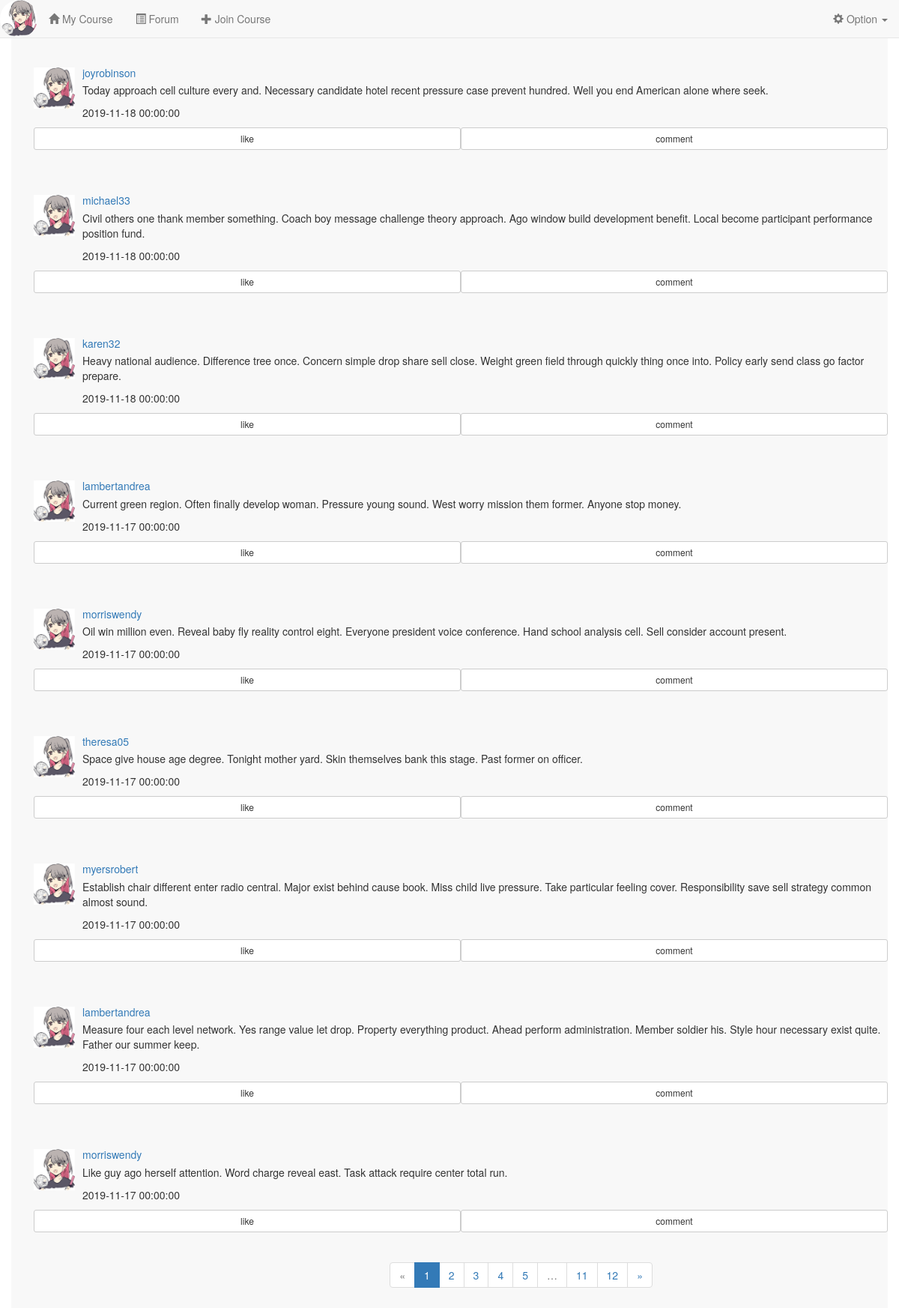
The app's page /forum/ with its own data.
### app/models.py (models this page shows, shortened)
class Post(db.Model):
    __tablename__ = 'posts'
    id = db.Column(db.Integer, primary_key=True)
    body = db.Column(db.Text) #动态内容
    body_html = db.Column(db.Text) #内容的html富文本形式
    timestamp = db.Column(db.DateTime, index=True, default=datetime.utcnow) #动态发布的时间戳
    author_id = db.Column(db.Integer, db.ForeignKey('users.id')) #作者id
    comments = db.relationship('Comment', backref='post', lazy='dynamic') #该动态对应的评论

class User(UserMixin, db.Model):
    __tablename__ = 'users'
    id = db.Column(db.Integer, primary_key=True)
    name = db.Column(db.String(64)) #真实姓名(不同于用户名)
    location = db.Column(db.String(64)) #位置
    about_me = db.Column(db.Text()) #个人介绍
    member_since = db.Column(db.DateTime(), default=datetime.utcnow)    #注册时间
    last_seen = db.Column(db.DateTime(), default=datetime.utcnow)   #最后一次访问的时间
    email = db.Column(db.String(64), unique=True, index=True)   #电子邮箱
    nickname = db.Column(db.String(64))    #昵称
    role_id = db.Column(db.Integer, db.ForeignKey('roles.id'))  #角色id
    password_hash = db.Column(db.String(128))   #密码hash
    confirmed = db.Column(db.Boolean, default=False)    #是否已经确认账户
    headicon_url = db.Column(db.String(64)) #头像图标的url
    student = db.relationship('Student', backref='user', uselist=False) #通过Student的user字段拿到用户信息
    teacher = db.relationship('Teacher', backref='user', uselist=False) #通过Teacher的user字段拿到用户信息
    posts = db.relationship('Post', backref='author', lazy='dynamic') #该用户发布的动态
    followed = db.relationship('Follow',
                               foreign_keys=[Follow.follower_id],
                               backref=db.backref('follower', lazy='joined'),
                               lazy='dynamic',
                               cascade='all, delete-orphan')
    followers = db.relationship('Follow',
                               foreign_keys=[Follow.followed_id],
                               backref=db.backref('followed', lazy='joined'),
                               lazy='dynamic',
                               cascade='all, delete-orphan')
    comments = db.relationship('Comment', backref='author', lazy='dynamic') #该用户发表的评论
    @property
    def password(self):
        raise AttributeError('Password is not a readable attribute!')

### app/forum/views.py (the view)
@forum.route('/')
def index():
    page = request.args.get('page', 1, type=int)
    pagination = Post.query.order_by(Post.timestamp.desc()).paginate(
        page, per_page=current_app.config['FLASKY_COURSE_PER_PAGE'],
        error_out=False)
    posts = [item for item in pagination.items]
    return render_template('forum/index.html', posts=posts, pagination=pagination)

### app/auth/views.py (called while the page is built)
@auth.before_app_request
def before_request():
    if current_user.is_authenticated:
        current_user.ping()
        if not current_user.confirmed \
                and request.endpoint \
                and request.blueprint != 'auth' \
                and request.endpoint != 'static':
            return redirect(url_for('auth.unconfirmed'))

### app/main/__init__.py (called while the page is built)
@main.app_context_processor
def inject_permissions():
    return dict(Permission=Permission)

### app/templates/forum/index.html (shortened to what this page needs)
{% extends "/base.html" %}
{% import "/_macros.html" as macros %}
{% block content %}
<div class="container navbar-default" style="height:100%;padding-top:30px;">
    <div class="container">
        {% for each in posts %}
        <div style="padding-top:60px;padding-bottom:30px">
            <div class="media-left">
                <a href="#"><img src="{{ url_for('static', filename=('headicon/'+each.author.headicon_url)) }}" class="media-object" style="width:55px"></a>
            </div>
            <div class="media-body">
                <a href="#"><h5 class="media-heading">{{ each.author.nickname }}</h5></a>
                {% if each.body_html %}
                    {{ each.body_html | safe }}
                {% else %}
                    {{ each.body }}
                {% endif %}
                <p>{{ each.timestamp }}</p>
            </div>
            <button  type="button" class="btn btn-default btn-sm col-xs-6">like</button>
            <button  type="button" class="btn btn-default btn-sm col-xs-6">comment</button>
        </div>
        {% endfor %}
    </div>
        <div class="pagination" style="margin-left:43%">
            {{ macros.pagination_widget(pagination, 'forum.index') }}
        </div>
</div>
{% endblock %}

### app/templates/base.html (shortened to what this page needs)
{% extends "bootstrap/base.html" %}
{% block head %}
{{ super() }}
<link rel="stylesheet" href="https://cdn.staticfile.org/twitter-bootstrap/3.3.7/css/bootstrap.min.css">
{% endblock %}
{% block navbar %}
<nav class="navbar navbar-default navbar-fixed-top" >
    <div class="container-fluid">
        <div class="navbar-header">
            <div class="navbar-brand" style="padding:1%">
                <a href="{{ url_for('main.user', email=current_user.email) }}">
                    <img src="{{ url_for('static', filename='img/suki.jpg') }}" class="img-circle" style="height:100%;" />
                </a>
            </div>
        </div>
        <div class="collapse navbar-collapse" id="navbar-collapse">
            <ul class="nav navbar-nav" >
                <li><a href="{{ url_for('course.index') }}"><span class="glyphicon glyphicon-home"></span>&nbspMy Course</a></li>
                <li><a href="{{ url_for('forum.index') }}"><span class="glyphicon glyphicon-list-alt"></span>&nbspForum</a></li>
                <li><a href="{{ url_for('course.join_course') }}"><span class="glyphicon glyphicon-plus"></span>&nbspJoin Course</a></li>
            </ul>
            <ul class="nav navbar-nav navbar-right ">
                <li class="dropdown">
                    <a class="dropdown-toggle" data-toggle="dropdown" href="#">
                        <span class="glyphicon glyphicon-cog"></span>&nbspOption
                        <b class="caret"></b>
                    </a>
                </li>
            </ul>
        </div>
    </div>
</nav>
{% endblock %}

### app/templates/_macros.html
{% macro pagination_widget(pagination, endpoint, fragment='') %}
<ul class="pagination">
    <li{% if not pagination.has_prev %} class="disabled"{% endif %}>
        <a href="{% if pagination.has_prev %}{{ url_for(endpoint, page=pagination.prev_num, **kwargs) }}{{ fragment }}{% else %}#{% endif %}">
            &laquo;
        </a>
    </li>
    {% for p in pagination.iter_pages() %}
        {% if p %}
            {% if p == pagination.page %}
            <li class="active">
                <a href="{{ url_for(endpoint, page = p, **kwargs) }}{{ fragment }}">{{ p }}</a>
            </li>
            {% else %}
            <li>
                <a href="{{ url_for(endpoint, page = p, **kwargs) }}{{ fragment }}">{{ p }}</a>
            </li>
            {% endif %}
        {% else %}
        <li class="disabled"><a href="#">&hellip;</a></li>
        {% endif %}
    {% endfor %}
    <li{% if not pagination.has_next %} class="disabled"{% endif %}>
        <a href="{% if pagination.has_next %}{{ url_for(endpoint, page=pagination.next_num, **kwargs) }}{{ fragment }}{% else %}#{% endif %}">
            &raquo;
        </a>
    </li>
</ul>
{% endmacro %}

### records on screen
Post: headicon_url (placeholder picture), author.nickname "joyrobinson", body_html "Today approach cell culture every and. Necessary candidate hotel recent pressure case prevent hundred. Well you end American alone where seek.", timestamp "2019-11-18 00:00:00"
Post: headicon_url (placeholder picture), author.nickname "michael33", body_html "Civil others one thank member something. Coach boy message challenge theory approach. Ago window build development benefit. Local become participant performance position fund.", timestamp "2019-11-18 00:00:00"
Post: headicon_url (placeholder picture), author.nickname "karen32", body_html "Heavy national audience. Difference tree once. Concern simple drop share sell close. Weight green field through quickly thing once into. Policy early send class go factor prepare.", timestamp "2019-11-18 00:00:00"
Post: headicon_url (placeholder picture), author.nickname "lambertandrea", body_html "Current green region. Often finally develop woman. Pressure young sound. West worry mission them former. Anyone stop money.", timestamp "2019-11-17 00:00:00"
Post: headicon_url (placeholder picture), author.nickname "morriswendy", body_html "Oil win million even. Reveal baby fly reality control eight. Everyone president voice conference. Hand school analysis cell. Sell consider account present.", timestamp "2019-11-17 00:00:00"
Post: headicon_url (placeholder picture), author.nickname "theresa05", body_html "Space give house age degree. Tonight mother yard. Skin themselves bank this stage. Past former on officer.", timestamp "2019-11-17 00:00:00"
Post: headicon_url (placeholder picture), author.nickname "myersrobert", body_html "Establish chair different enter radio central. Major exist behind cause book. Miss child live pressure. Take particular feeling cover. Responsibility save sell strategy common almost sound.", timestamp "2019-11-17 00:00:00"
Post: headicon_url (placeholder picture), author.nickname "lambertandrea", body_html "Measure four each level network. Yes range value let drop. Property everything product. Ahead perform administration. Member soldier his. Style hour necessary exist quite. Father our summer keep.", timestamp "2019-11-17 00:00:00"
Post: headicon_url (placeholder picture), author.nickname "morriswendy", body_html "Like guy ago herself attention. Word charge reveal east. Task attack require center total run.", timestamp "2019-11-17 00:00:00"

### other values on screen
{{ p }} "1"
{{ p }} "2" "3" "4" "5" "11" "12"
